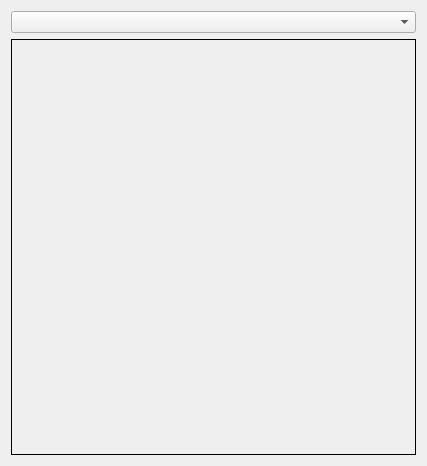
<?xml version="1.0" encoding="UTF-8"?>
<ui version="4.0">
 <class>MainWindow</class>
 <widget class="QMainWindow" name="MainWindow">
  <property name="geometry">
   <rect>
    <x>0</x>
    <y>0</y>
    <width>427</width>
    <height>466</height>
   </rect>
  </property>
  <property name="windowTitle">
   <string>MainWindow</string>
  </property>
  <widget class="QWidget" name="centralWidget">
   <layout class="QGridLayout" name="gridLayout">
    <item row="0" column="0">
     <widget class="QImageComboBox" name="imgCombobox"/>
    </item>
    <item row="1" column="0">
     <widget class="QLabel" name="label">
      <property name="frameShape">
       <enum>QFrame::Box</enum>
      </property>
      <property name="text">
       <string/>
      </property>
     </widget>
    </item>
   </layout>
  </widget>
 </widget>
 <layoutdefault spacing="6" margin="11"/>
 <customwidgets>
  <customwidget>
   <class>QImageComboBox</class>
   <extends>QComboBox</extends>
   <header location="global">qimagecombobox.h</header>
  </customwidget>
 </customwidgets>
 <resources/>
 <connections/>
</ui>
